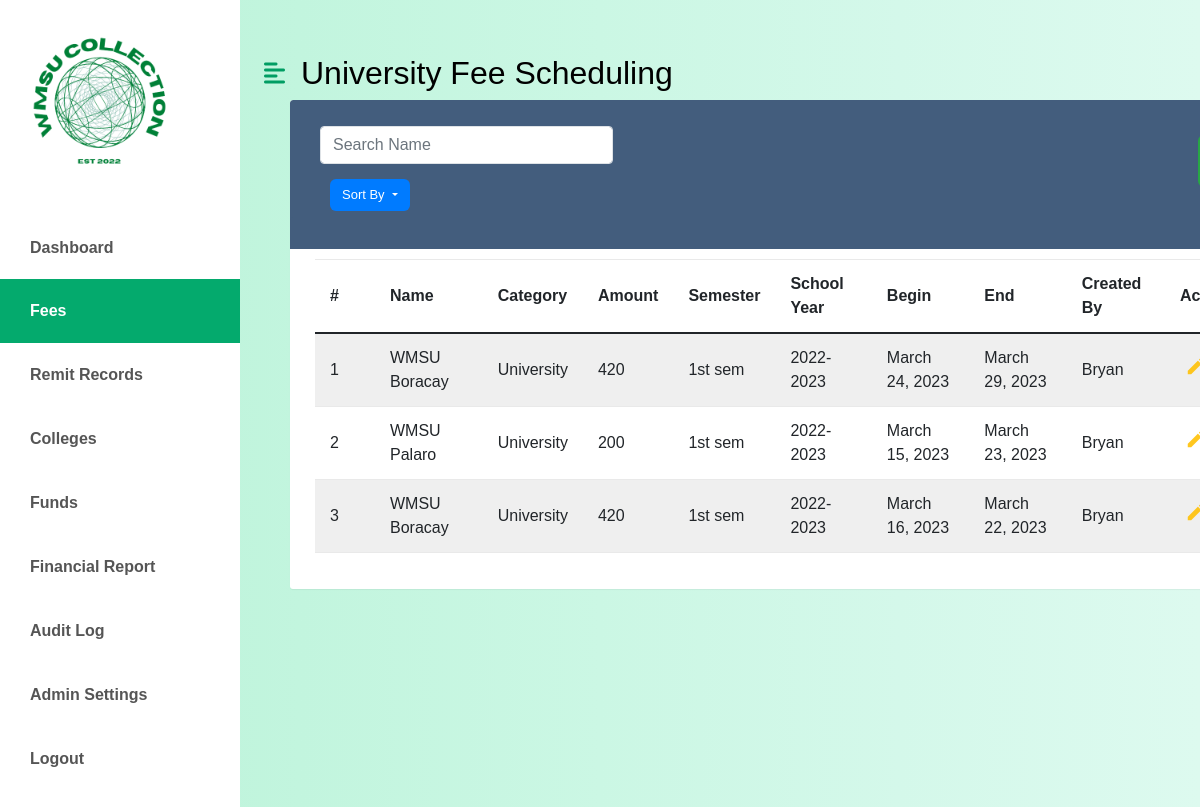
Page /university/universitysched.php (signed in) on the committed database.
### tables this page shows
CREATE TABLE `university_fee_schedule` (
  `id` int(11) NOT NULL,
  `university_fee_id` int(11) NOT NULL,
  `semester_id` int(11) NOT NULL,
  `school_year_id` int(11) NOT NULL,
  `university_start_date` date NOT NULL,
  `university_end_date` date NOT NULL,
  `created_by` varchar(50) DEFAULT NULL
);

CREATE TABLE `university_fee` (
  `id` int(11) NOT NULL,
  `university_type` varchar(50) NOT NULL DEFAULT 'University',
  `university_amount` int(11) NOT NULL,
  `university_name` varchar(50) NOT NULL,
  `created_by` varchar(50) NOT NULL
);

CREATE TABLE `semesters` (
  `id` int(11) NOT NULL,
  `semester_name` varchar(50) NOT NULL
);

CREATE TABLE `school_year` (
  `id` int(11) NOT NULL,
  `school_year_name` varchar(50) NOT NULL
);

### classes/universityfeeSched.class.php (called while the page is built, shortened)
<?php
require_once 'database.class.php';
class UniversityFeeSched {
    protected $db;
    function __construct() {
        $this->db = new Database();
    }
    function showAllDetails() {
        $sql = "SELECT ufs.university_start_date, ufs.university_end_date, ufs.created_by, uf.university_name, uf.university_amount, uf.university_type, s.semester_name, sy.school_year_name
                FROM university_fee_schedule ufs
                JOIN university_fee uf ON ufs.university_fee_id = uf.id
                JOIN semesters s ON ufs.semester_id = s.id
                JOIN school_year sy ON ufs.school_year_id = sy.id";
        $stmt = $this->db->connect()->prepare($sql);
        $stmt->execute();
        return $stmt->fetchAll(PDO::FETCH_ASSOC);
    }
}
?>

### classes/database.class.php (called while the page is built)
<?php
class Database {
    private $host = 'localhost';
    private $username = 'root';
    private $password = '';
    private $database = 'wmsu';
    protected $connection;
    public function connect() {
        try {
            $dsn = "mysql:host=$this->host;dbname=$this->database;charset=utf8mb4";
            $options = [
                PDO::ATTR_ERRMODE => PDO::ERRMODE_EXCEPTION,
                PDO::ATTR_DEFAULT_FETCH_MODE => PDO::FETCH_ASSOC,
                PDO::ATTR_EMULATE_PREPARES => false,
            ];
            $this->connection = new PDO($dsn, $this->username, $this->password, $options);
        } catch (PDOException $e) {
            echo "Connection error: " . $e->getMessage();
            die();
        }
        return $this->connection;
    }
}
?>

### university/universitysched.php (the view, shortened to what this page needs)
<?php
	require_once '../classes/database.class.php';
	require_once '../classes/universityfeeSched.class.php';
?>
<!doctype html>
<html lang="en" class="no-js">
  <html>
    <head>
    <link href="https://cdn.jsdelivr.net/npm/bootstrap@5.0.0-beta3/dist/css/bootstrap.min.css" rel="stylesheet" />
    <link rel="stylesheet" href="https://cdnjs.cloudflare.com/ajax/libs/font-awesome/5.15.3/css/all.min.css" />
	<link rel="stylesheet" href="https://stackpath.bootstrapcdn.com/bootstrap/4.5.0/css/bootstrap.min.css">
	<link rel="stylesheet" href="https://maxcdn.bootstrapcdn.com/font-awesome/4.7.0/css/font-awesome.min.css">
    <link rel="stylesheet" href="../css/fees.css" />
    </head>
      <body>
      <div class="d-flex" id="wrapper">
        <div class="bg-white" id="sidebar-wrapper">
            <img src="../images/logo.jpg" width ="200" alt="CCS COLLECTION FEE">
			<div class="list-group list-group-flush my-3">
                <a href="../admin/dashboard-main.php" class="list-group-item list-group-item-action bg-hover first-text fw-bold">Dashboard</a>
                <a href="../fees/fees.php" class="list-group-item list-group-item-action bg-hover first-text fw-bold active">Fees</a>
                <a href="../remit-records/remit-records.php" class="list-group-item list-group-item-action bg-hover first-text fw-bold">Remit Records</a>
                <a href="../college/college.php" class="list-group-item list-group-item-action bg-hover first-text fw-bold">Colleges</a>
                <a href="../funds/funds-sub.php" class="list-group-item list-group-item-action bg-hover first-text fw-bold">Funds</a>
                <a href="../financial-report/financial-report.php" class="list-group-item list-group-item-action bg-hover first-text fw-bold">Financial Report</a>
                <a href="../audit-log/audit-log.php" class="list-group-item list-group-item-action bg-hover first-text fw-bold">Audit Log</a>
                <a href="../admin-settings/admin-settings.php" class="list-group-item list-group-item-action bg-hover first-text fw-bold">Admin Settings</a>
                <a href="../public/logout.php" class="list-group-item list-group-item-action bg-hover fw-bold">Logout</a>
            </div>
        </div>
		<div class="table-responsive">
	<div id="page-content-wrapper">
    <nav class="navbar navbar-expand-lg navbar-light bg-active py-4 px-4">
        <div class="d-flex align-items-center">
            <i class="fas fa-align-left primary-text fs-4 me-3" id="menu-toggle"></i>
            <h2 class="fs-2 m-0">University Fee Scheduling</h2>
        </div>
    </nav>
		<div class="table-wrapper">
		<div class="table-title">
				<div class="row">
					<div class="col-sm-4 pr-auto">
					<input class="form-control border" type="search" name= "search" id="search-input" placeholder="Search Name">
					<button class="btn btn-primary dropdown-toggle" id ="sort-by" type="button" data-toggle="dropdown" aria-haspopup="true" aria-expanded="false">Sort By </button>
					</div>
          <div class="col-sm-8 p-auto mr-auto">
					</div>
				</div>
			</div>
			<div class="table-title">
			</div>
			<table class="table table-striped table-hover">
				<thead>
					<tr>
						<th>#</th>
						<th>Name</th>
						<th>Category</th>
						<th>Amount</th>
                        <th>Semester</th>
                        <th>School Year</th>
                        <th>Begin</th>
                        <th>End</th>
                        <th>Created By</th>
						<th>Action</th>
					</tr>
				</thead>
				<tbody>
                    <?php
                    $FeeSched = new UniversityFeeSched();
                    $FeeSchedData = $FeeSched->showAllDetails();
    $i = 1;
    foreach($FeeSchedData as $FeeSched) {
?>
            <tr>
                <td><?php echo $i; ?></td>
                <td><?php echo $FeeSched['university_name']; ?></td>
				<td><?php echo $FeeSched['university_type']; ?></td>
                <td><?php echo $FeeSched['university_amount']; ?></td>
                <td><?php echo $FeeSched['semester_name']; ?></td>
                <td><?php echo $FeeSched['school_year_name']; ?></td>
                <td><?php echo date('F j, Y', strtotime($FeeSched['university_start_date'])); ?></td>
                <td><?php echo date('F j, Y', strtotime($FeeSched['university_end_date'])); ?></td>
                <td><?php echo $FeeSched['created_by']; ?></td>
                <td>
                <a href="universityfees.php?id=<?php echo $Fee['id']; ?>" class="edit"><i class="material-icons" title="Edit">&#xE254;</i></a>
                </td>
            </tr>
<?php
            $i++;
        }
?>
</body>
</html>

### css/fees.css (style rules this page uses)
:root { --main-bg-color: #009d63; --main-text-color: #009d63; --second-text-color: #bbbec5; --second-bg-color: #c1efde; }
.primary-text { color: var(--main-text-color); }
#wrapper { overflow-x: hidden; background-image: linear-gradient( to right, #baf3d7, #c2f5de, #cbf7e4, #d4f8ea, #ddfaef ); }
#sidebar-wrapper { min-height: 100vh; margin-left: -15rem; -webkit-transition: margin 0.25s ease-out; -moz-transition: margin 0.25s ease-out; -o-transition: margin 0.25s ease-out; transition: margin 0.25s ease-out; }
#sidebar-wrapper .list-group { width: 15rem; }
#page-content-wrapper { min-width: 100vw; padding-right: 20px; }
#menu-toggle { cursor: pointer; }
.list-group-item { border: none; background-color: #FFF; color: #555; padding: 20px 30px; }
.list-group-item.active { background-color: #04AA6D; color: white; }
@media (min-width: 768px) { #sidebar-wrapper { margin-left: 0; } }
@media (min-width: 768px) { #page-content-wrapper { min-width: 0; width: 100%; } }
body { color: #566787; background: #f5f5f5; font-family: 'Poppins', sans-serif; height: 100%; font-size: 1rem; }
.fs-2 { font-size:calc(1.325rem + 9.vw)!important; }
.h1, .h3, .h4, .h5, .h6, h1, h2, h3, h4, h5, h6 { margin-top: 0; margin-bottom: 0.5rem; font-weight: 500; line-height: 1.2; color:#000; }
.table-responsive { margin: 30px 0; }
.table-wrapper { background: #fff; padding: 20px 25px; margin-left: 50px; border-radius: 3px; min-width: 1000px; box-shadow: 0 1px 1px rgb(0 0 0 / 5%); overflow: hidden; }
.table-title { padding-bottom: 15px; background: #435d7d; color: #fff; padding: 16px 30px; min-width: 100%; margin: -20px -25px 10px; border-radius: 3px 3px 0 0; }
.table-title .btn { color: #fff; float: right; font-size: 13px; border: none; min-width: 50px; border-radius: 2px; border: none; outline: none !important; margin-left: 10px; }
table.table tr th, table.table tr td { border-color: #e9e9e9; padding: 12px 15px; vertical-align: middle; }
table.table tr th:first-child { width: 60px; }
table.table tr th:last-child { width: 100px; }
table.table-striped tbody tr:nth-of-type(odd) { background-color: #fcfcfc; }
table.table td:last-child i { opacity: 0.9; font-size: 22px; margin: 0 5px; }
table.table td a { font-weight: bold; color: #566787; display: inline-block; text-decoration: none; outline: none !important; }
table.table td a.edit { color: #FFC107; }
table.table td i { font-size: 19px; }
.pb-4 , .px-4 { padding-bottom: 0.5rem!important; }
.fs-2 { font-size: calc(1.325rem + 9.vw)!important; font-weight: 400; }
#sort-by { margin-top: 15px; border-radius: 6px; float: left; }
#search-input { margin-top: 10px; }
.btn:not(:disabled):not(.disabled) { cursor: pointer; margin-top: 27px; }

### rows in the picture
university_fee_schedule: university_fee.university_name "WMSU Boracay", university_fee.university_type "University", university_fee.university_amount "420", semester.semester_name "1st sem", school_year.school_year_name "2022-2023", university_start_date "March 24, 2023", university_end_date "March 29, 2023", created_by "Bryan"
university_fee_schedule: university_fee.university_name "WMSU Palaro", university_fee.university_type "University", university_fee.university_amount "200", semester.semester_name "1st sem", school_year.school_year_name "2022-2023", university_start_date "March 15, 2023", university_end_date "March 23, 2023", created_by "Bryan"
university_fee_schedule: university_fee.university_name "WMSU Boracay", university_fee.university_type "University", university_fee.university_amount "420", semester.semester_name "1st sem", school_year.school_year_name "2022-2023", university_start_date "March 16, 2023", university_end_date "March 22, 2023", created_by "Bryan"
